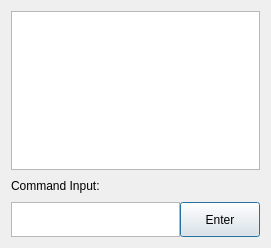
<?xml version="1.0" encoding="UTF-8"?>
<ui version="4.0">
 <class>LogScreen</class>
 <widget class="QDialog" name="LogScreen">
  <property name="geometry">
   <rect>
    <x>0</x>
    <y>0</y>
    <width>271</width>
    <height>248</height>
   </rect>
  </property>
  <property name="sizePolicy">
   <sizepolicy hsizetype="MinimumExpanding" vsizetype="MinimumExpanding">
    <horstretch>0</horstretch>
    <verstretch>0</verstretch>
   </sizepolicy>
  </property>
  <property name="minimumSize">
   <size>
    <width>255</width>
    <height>200</height>
   </size>
  </property>
  <property name="maximumSize">
   <size>
    <width>1920</width>
    <height>1080</height>
   </size>
  </property>
  <property name="windowTitle">
   <string>Real-Time Log</string>
  </property>
  <property name="autoFillBackground">
   <bool>false</bool>
  </property>
  <layout class="QHBoxLayout" name="horizontalLayout_2">
   <item>
    <layout class="QVBoxLayout" name="verticalLayout_2">
     <item>
      <widget class="QTextEdit" name="textEdit">
       <property name="sizePolicy">
        <sizepolicy hsizetype="Expanding" vsizetype="Expanding">
         <horstretch>5</horstretch>
         <verstretch>5</verstretch>
        </sizepolicy>
       </property>
       <property name="minimumSize">
        <size>
         <width>200</width>
         <height>50</height>
        </size>
       </property>
       <property name="maximumSize">
        <size>
         <width>1920</width>
         <height>1080</height>
        </size>
       </property>
       <property name="font">
        <font>
         <stylestrategy>PreferAntialias</stylestrategy>
        </font>
       </property>
       <property name="inputMethodHints">
        <set>Qt::ImhHiddenText|Qt::ImhMultiLine</set>
       </property>
       <property name="sizeAdjustPolicy">
        <enum>QAbstractScrollArea::AdjustToContents</enum>
       </property>
       <property name="readOnly">
        <bool>true</bool>
       </property>
      </widget>
     </item>
     <item>
      <layout class="QVBoxLayout" name="verticalLayout">
       <item>
        <widget class="QLabel" name="label">
         <property name="sizePolicy">
          <sizepolicy hsizetype="Fixed" vsizetype="Fixed">
           <horstretch>0</horstretch>
           <verstretch>0</verstretch>
          </sizepolicy>
         </property>
         <property name="minimumSize">
          <size>
           <width>100</width>
           <height>20</height>
          </size>
         </property>
         <property name="maximumSize">
          <size>
           <width>150</width>
           <height>20</height>
          </size>
         </property>
         <property name="text">
          <string>Command Input:</string>
         </property>
         <property name="buddy">
          <cstring>textEdit_2</cstring>
         </property>
        </widget>
       </item>
       <item>
        <layout class="QHBoxLayout" name="horizontalLayout">
         <property name="spacing">
          <number>0</number>
         </property>
         <property name="sizeConstraint">
          <enum>QLayout::SetDefaultConstraint</enum>
         </property>
         <item>
          <widget class="QTextEdit" name="textEdit_2">
           <property name="sizePolicy">
            <sizepolicy hsizetype="Expanding" vsizetype="Expanding">
             <horstretch>5</horstretch>
             <verstretch>5</verstretch>
            </sizepolicy>
           </property>
           <property name="minimumSize">
            <size>
             <width>150</width>
             <height>35</height>
            </size>
           </property>
           <property name="maximumSize">
            <size>
             <width>1920</width>
             <height>35</height>
            </size>
           </property>
           <property name="sizeAdjustPolicy">
            <enum>QAbstractScrollArea::AdjustToContents</enum>
           </property>
          </widget>
         </item>
         <item>
          <widget class="QPushButton" name="pushButton">
           <property name="minimumSize">
            <size>
             <width>70</width>
             <height>35</height>
            </size>
           </property>
           <property name="maximumSize">
            <size>
             <width>90</width>
             <height>35</height>
            </size>
           </property>
           <property name="text">
            <string>Enter</string>
           </property>
          </widget>
         </item>
        </layout>
       </item>
      </layout>
     </item>
    </layout>
   </item>
  </layout>
 </widget>
 <resources/>
 <connections>
  <connection>
   <sender>pushButton</sender>
   <signal>clicked()</signal>
   <receiver>LogScreen</receiver>
   <slot>accept()</slot>
   <hints>
    <hint type="sourcelabel">
     <x>527</x>
     <y>289</y>
    </hint>
    <hint type="destinationlabel">
     <x>528</x>
     <y>246</y>
    </hint>
   </hints>
  </connection>
 </connections>
</ui>
